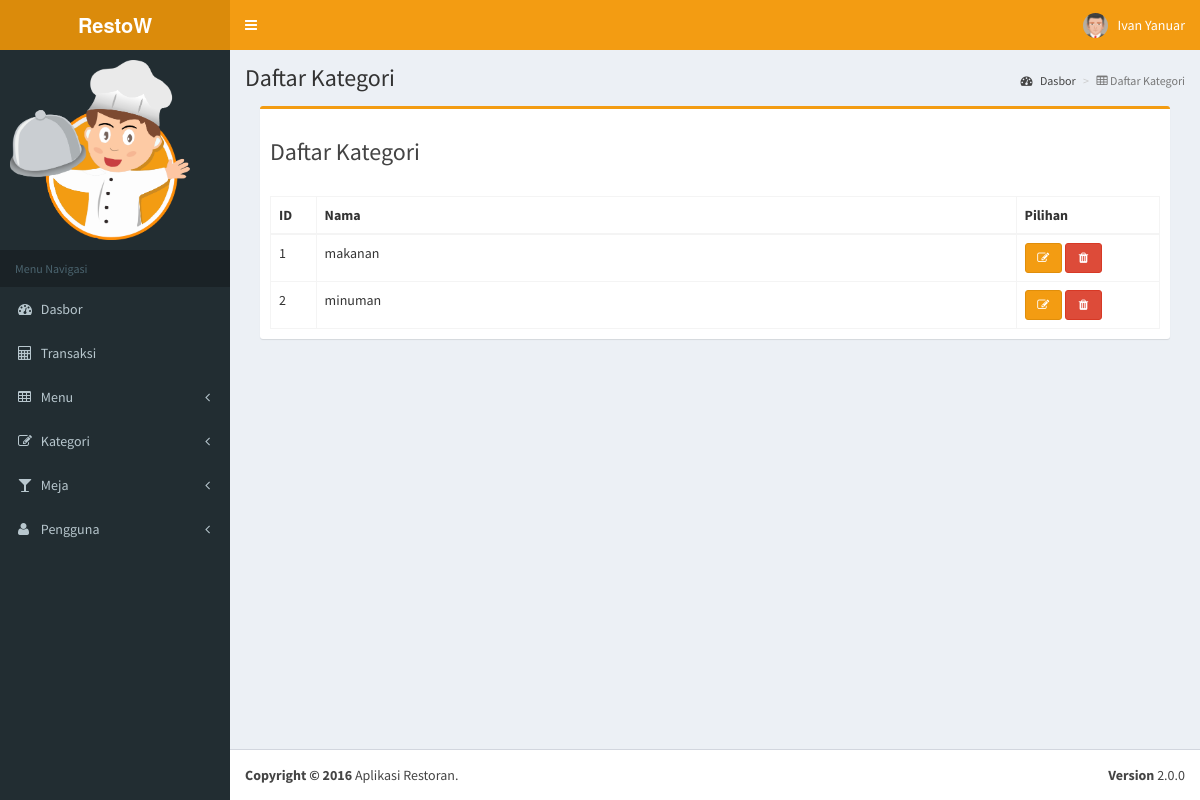
The app's page /admin/category.php (signed in) with its own data.
### tables this page shows
CREATE TABLE IF NOT EXISTS `categories` (
  `id_category` int(10) NOT NULL,
  `nm_category` varchar(20) NOT NULL
);

### class/dbconfig.php (called while the page is built, shortened)
<?php
  class Database
  {
        ?>
        <?php
    public function is_logged_in()
    {
      if(isset($_SESSION['username']))
      {
        return true;
      }
    }
  }
?>

### class/category.php (called while the page is built, shortened)
<?php
  require_once('dbconfig.php');
  class Category extends Database
  {
    private $conn;
    public function __construct()
    {
      $db = $this->dbConnection();
      $this->conn = $db;
    }
    public function getAllCategories()
    {
      $stmt = $this->conn->prepare("SELECT * FROM categories");
      $stmt->execute();
      return $stmt;
    }
  }
?>

### admin/category.php (the view, shortened to what this page needs)
<?php
  require_once '../class/category.php';
  $category = new Category();
  if(!$category->is_logged_in())
  {
    header('location: login.php');
  }else{
    if($_SESSION['level'] != 1){
      echo "<script>
        location.href='transaction.php';
      </script>";
    }else{
      include_once('core/head.php');
      include_once('core/header.php');
      include_once('core/sidebar.php');
?>
      <div class="content-wrapper" style="min-height:901px;">
        <section class="content-header">
          <h1>
            Daftar Kategori
          </h1>
          <ol class="breadcrumb">
            <li><a href="index.php"><i class="fa fa-dashboard"></i> Dasbor</a></li>
            <li class="active"><i class="fa fa-table"></i> Daftar Kategori</li>
          </ol>
        </section>
        <section class="content">
          <div class="col-lg-12">
            <div class="box box-warning">
              <div class="box-header">
                <h3>Daftar Kategori</h3>
              </div>
              <div class="box-body table-responsive">
                <table id="category" class="table table-bordered table-stripped">
                  <thead>
                    <tr>
                      <th>ID</th>
                      <th width="700">Nama</th>
                      <th>Pilihan</th>
                    </tr>
                  </thead>
                  <tbody>
                    <?php
                      $stmt = $category->getAllCategories();
                      if($stmt->rowCount() > 0)
                      {
                        while($row = $stmt->fetch(PDO::FETCH_ASSOC))
                        {
                          ?>
                          <tr>
                            <td><?= $row['id_category']; ?></td>
                            <td><?= $row['nm_category']; ?></td>
                            <td>
                              <a href="category-edit.php?edit_id=<?= $row['id_category']; ?>" role='button' class='btn btn-warning btn-sm'><i class='fa fa-fw fa-edit'></i></a>
                              <a href="?hapus_id=<?= $row['id_category']; ?>" role='button' class='btn btn-danger btn-sm'><i class='fa fa-fw fa-trash'></i></a>
                            </td>
                          </tr>
                        <?php
                      }
                    }else{
                      ?>
                      <tr>
                        <td colspan="4" align="center">Tidak ada data untuk ditampilkan.</td>
                      </tr>
                      <?php
                    }
                    ?>
                  </tbody>
                </table>
              </div>
            </div>
          </div>
        </section>
      </div>
<?php
      include_once('core/footer.php');
    }
  }
?>

### records on screen
categories: id_category "1", nm_category "makanan"
categories: id_category "2", nm_category "minuman"

### other values on screen
$user->nm_user() "Ivan Yanuar"
